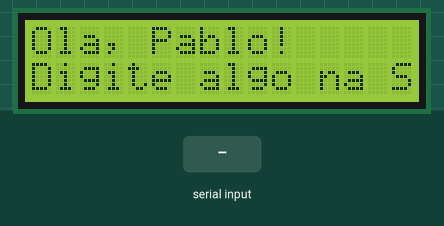
A sketch run on a simulated Arduino Uno, built with avr-gcc and run on an emulated ATmega328P. Parts: 16×2 character LCD. The test bench sets the inputs (shaded band). What the sketch prints to the serial monitor is not drawn.

Above: at 3.2 s.
At 4.2 s:
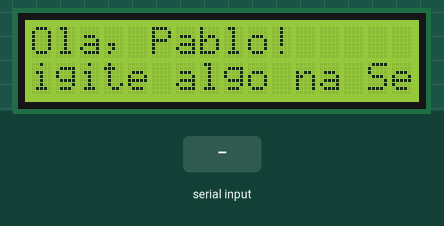
4.3 s: "1" received over Serial
At 6.8 s:
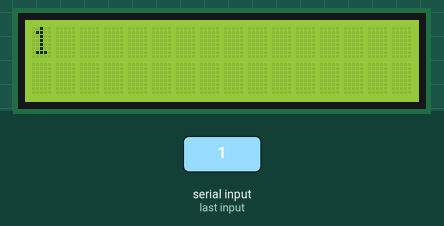
7.1 s: "0" received over Serial
At 8.7 s:
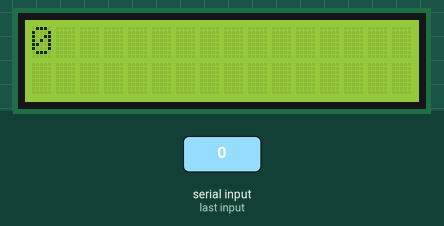
9.6 s: "2" received over Serial
At 11.8 s:
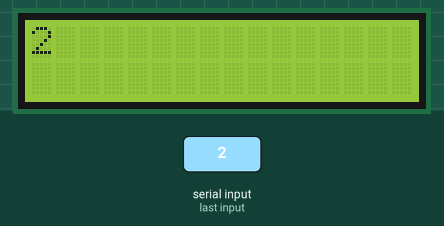
Timing chart, 0 to 13.3 s (numbered marks = the images above; inputs shaded):
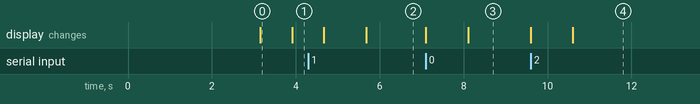

Measured:
- after the input at 4.3 s, the display: first changes after 0.37 s (image 2 shows a later state)
- after the input at 7.1 s, the display: first changes at once (image 3 shows a later state)
- after the input at 9.6 s, the display: first changes at once (image 4 shows a later state)
- what the display in image 0 shows lasts 0.8 s, from 3.1 s to 3.9 s

The sketch:

Leitura_serial_Display.ino
```cpp
#include <Wire.h>
#include <LiquidCrystal_I2C.h>

#define ENDERECO 0x3f
#define COLUNAS 16
#define LINHAS 2

String leitura = "";
bool valueEntered = false;

LiquidCrystal_I2C lcd(ENDERECO, COLUNAS, LINHAS);  // set the LCD address to 0x27 for a 16 chars and 2 line display

void horizontalScroll(String texto, byte index, int linha) {
  texto = texto + "  ";
  lcd.setCursor(0, linha);

  while (1) {
    if (index >= texto.length()) {
      index = 0;
    }

    if (Serial.available() > 0) {
      valueEntered = true;
      break;
    } else {
      lcd.setCursor(0, linha);
      String impressao = texto.substring(index) + texto.substring(0, index);
      lcd.print(impressao);
      delay(750);
      index++;
    }
  }
}

void setup() {
  Serial.begin(9600);
  lcd.init();
  lcd.backlight();
  lcd.clear();

  lcd.setCursor(0, 0);
  lcd.print("Ola, Pablo!");

  lcd.setCursor(0, 1);
  lcd.print("Tudo bom?");

  delay(3000);
}

void loop() {
  if (!valueEntered) {
    String texto = "Digite algo na Serial!";
    lcd.setCursor(0, 1);
    lcd.print(texto);

    byte tamanho = texto.length();

    for (byte i = 0; (i < tamanho) && (!valueEntered); i++) {
      lcd.clear();

      //Linha 0, apresentacao "estatica"
      lcd.setCursor(0, 0);
      lcd.print("Ola, Pablo!");

      horizontalScroll(texto, i, 1);
    }
  } else {
    leitura = "";
    if (Serial.available() > 0)  // 'Serial.available()' Monitora se algo foi enviado para porta serial
    {
      lcd.clear();
      leitura = Serial.readString();
      byte tamanho = leitura.length();

      Serial.println(leitura);


      if (tamanho >= 16) {
        // for (byte i = 0; i < tamanho; i++)
        // {
              horizontalScroll(leitura, 0, 0); //Scroll horizontal para o texto (texto rolando para esquerda)
        // }
      } else {
        lcd.setCursor(0, 0);
        lcd.print(leitura);
      }
    }
    valueEntered = true;
  }
}
```
